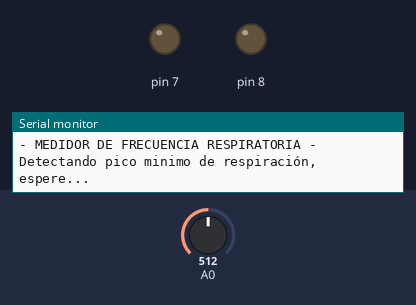
Bench run of a sketch on a simulated Arduino Uno, built with avr-gcc and run on an emulated ATmega328P. On the bench: output pins drawn as LEDs (lit = HIGH), the last lines printed to the serial monitor. Inputs (shaded band) come from the test bench; at power-on: A0 = 512.

Above: at 1.4 s.
1.5 s: A0 set to 716
3.2 s: A0 set to 511
At 21.6 s:
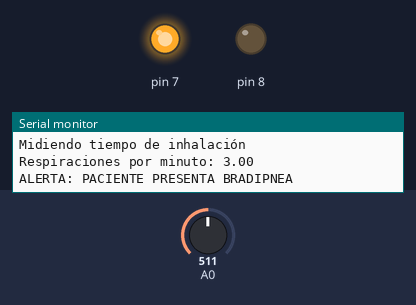
Timing chart, 0 to 22.8 s (numbered marks = the images above; inputs shaded):
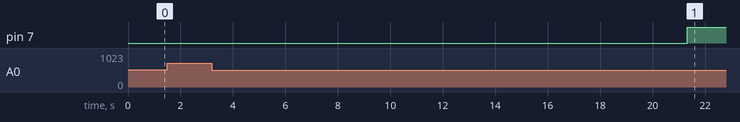

The sketch:

Frecuencia_respiratoria_Arduino.ino
```cpp
int sensor = 0;
int mayor = 0;
int menor = 0;
void setup() {
 Serial.begin(9600);
 pinMode(7, OUTPUT);
  pinMode(8, OUTPUT);
 digitalWrite(8, LOW);
 digitalWrite(7, LOW);
 pinMode(A0, INPUT);
 Serial.begin(9600);
 Serial.println("- MEDIDOR DE FRECUENCIA RESPIRATORIA -");
 Serial.println("");
 Serial.println("");
 Serial.println("");

}
void loop() {
 delay(500);
 sensor = analogRead(A0);

 menor = sensor;
Serial.println("Detectando pico minimo de respiración, espere...");
for(int k = 0; k <90; k++)
{
 delay(100);
 sensor = analogRead(A0);
 if (sensor < menor)
 {
 menor = sensor;
 }

 if(sensor > menor)
 {
 k = 90;
 }
 delay(100);
}
 Serial.println("Pico minimo detectado, comenzando medición");

 sensor = analogRead(A0);
 //Serial.println(sensor);
 double contador = 0;
 mayor = sensor;
 Serial.println("Midiendo tiempo de exhalación");

for(int i = 0; i <90; i++)
{
 delay(100);
 sensor = analogRead(A0);
// Serial.println(sensor);
 if (sensor > mayor)
 {
 mayor = sensor;
 }

 if(sensor < mayor)
 {
 i = 90;
 }
 delay(100);
 contador++;
}
Serial.println("Midiendo tiempo de inhalación");
 sensor = analogRead(A0);
double contador2 = 0;
menor = sensor;
for(int j = 0; j <90; j++)
{
 delay(100);
 sensor = analogRead(A0);
 if (sensor < menor)
 {
 menor = sensor;
 }

 if(sensor > menor)
 {
 j = 90;
 }
 delay(100);
 contador2++;
}
double tiempo = (contador + contador2)*0.2;
double freq1 = 60/tiempo;
double freq=round(freq1);

if (freq<12)
{
  digitalWrite(7, HIGH);
  digitalWrite(8, LOW);

  Serial.print("");
Serial.print("Respiraciones por minuto: "); Serial.println(freq);
Serial.println("ALERTA: PACIENTE PRESENTA BRADIPNEA");
delay (2000);
Serial.print("");
Serial.print("");
Serial.print("");
Serial.println();

  }

if (freq>20)
{
  digitalWrite(7, LOW);
  digitalWrite(8, HIGH);

Serial.print("");
Serial.print("Respiraciones por minuto: "); Serial.println(freq);
Serial.println("ALERTA: PACIENTE PRESENTA TAQUIPNEA");
delay (2000);
Serial.print("");
Serial.print("");
Serial.print("");
Serial.println();

  }

if (freq<21 && freq>11)
  {
    digitalWrite(7, LOW);
    digitalWrite(8, LOW);

Serial.print("");
Serial.print("Respiraciones por minuto: "); Serial.println(freq);
delay (2000);
Serial.print("");
Serial.print("");
Serial.print("");
Serial.println();
  }

}
```

Measured:
- after the input at 3.2 s, pin 7: LOW → HIGH after 18.1 s
